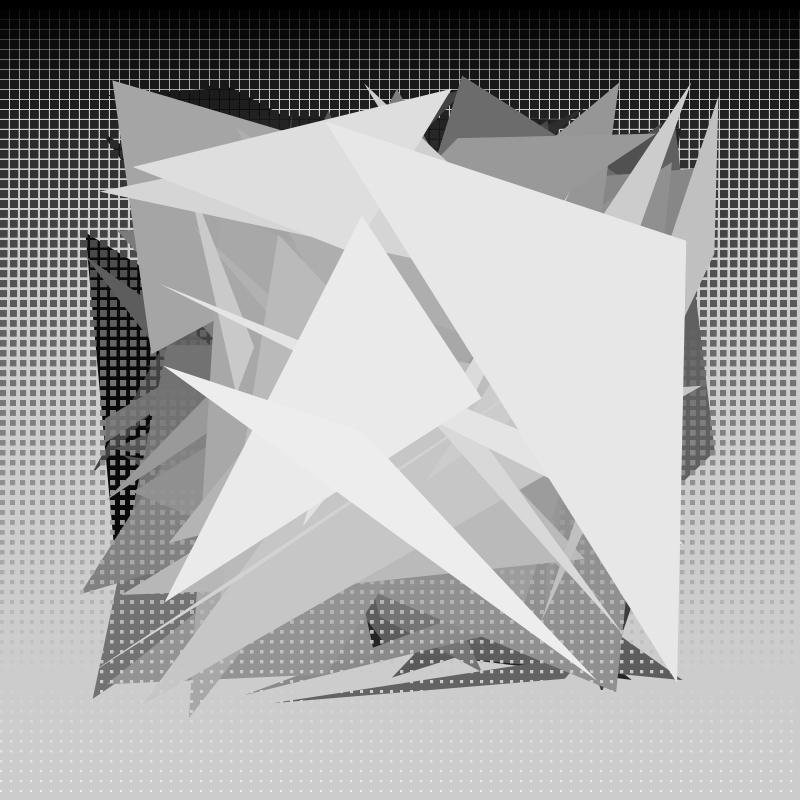
Frame 1 (no input)
Frame 60 (the mouse pressed at the canvas centre just before this capture): identical to frame 1, image omitted
Frame 120 (the mouse held since frame 60 and released just before this capture): identical to frame 1, image omitted

The Processing sketch that drew this single still picture (run headless with seeded random() and noise(); from frame 60 on, the mouse is pressed at the canvas centre):

// Processing sketch: processing_128607
// ── processing_128607.pde

int x = 0;
int y = 0;
int gradient = 0;
float bigness = 10;

void setup(){
  size(800,800);
  
}

void draw(){


noStroke();

   while (x<height){
    
        while (y<width){
         fill(gradient);
         rect(y, x, bigness, bigness);
         y = y + 10;
      }
      
   y = 0;
   x = x + 10; 
   triangle(random(75,725), random(75,725),random(75,725),random(75,725), random(75,725), random(75,725));

   gradient = gradient + 3;
   bigness = bigness - 0.1;
  
  }
}

  
